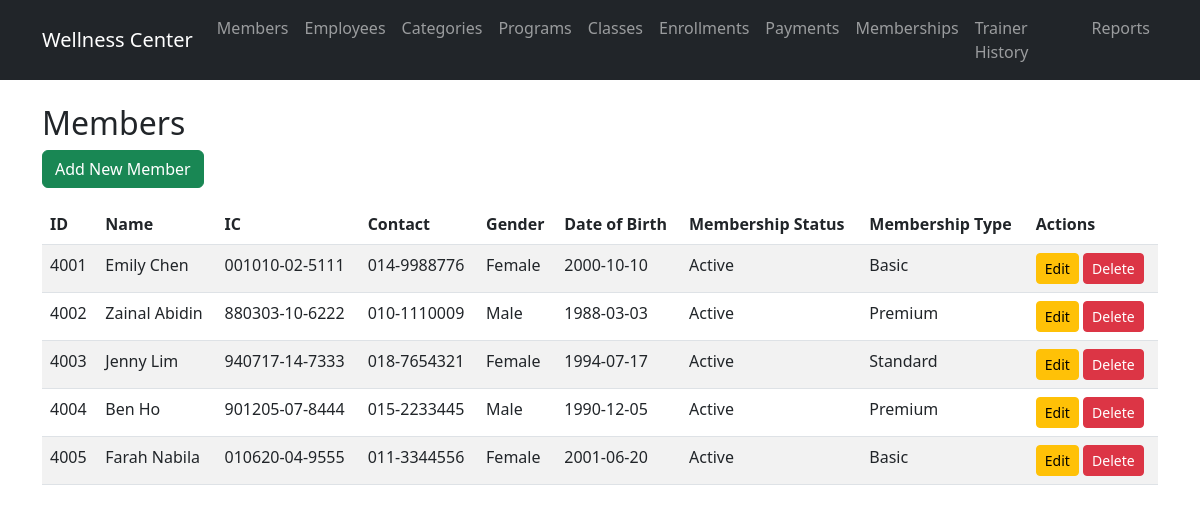
Before: /routes/members/view.php with the older database file.
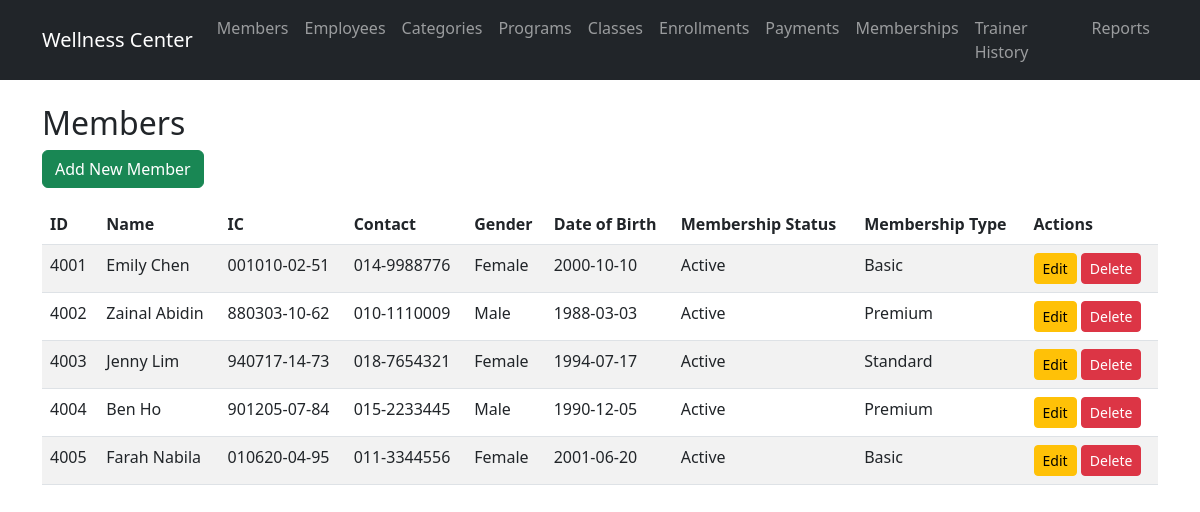
After: the same page with the newer database file.
### tables this page shows
CREATE TABLE `member` (
  `member_id` int(11) NOT NULL,
  `member_name` varchar(100) NOT NULL,
  `member_ic` VARCHAR(12) NOT NULL,
  `member_contact` VARCHAR(20) NOT NULL,
  `gender` varchar(10) DEFAULT NULL,
  `date_of_birth` date DEFAULT NULL,
  `membership_status` varchar(20) DEFAULT NULL,
  `type_id` int(11) DEFAULT NULL
);

CREATE TABLE `membership_type` (
  `type_id` int(11) NOT NULL,
  `type_name` varchar(20) NOT NULL,
  `monthly_fee` decimal(10,2) DEFAULT NULL
);

### models/Member.php (called while the page is built, shortened)
<?php
require_once __DIR__ . '/../config/database.php';
class Member {
    public $pdo;
    public function __construct() {
        global $pdo;
        $this->pdo = $pdo;
    }
    public function getAll() {
        $stmt = $this->pdo->query("SELECT m.*, mt.type_name, mt.monthly_fee FROM member m LEFT JOIN membership_type mt ON m.type_id = mt.type_id");
        return $stmt->fetchAll(PDO::FETCH_ASSOC);
    }
}
?>

### routes/members/view.php (the view, shortened to what this page needs)
<?php
require_once '../../models/Member.php';
$member = new Member();
$members = $member->getAll();
include '../../views/header.php';
?>
<h2>Members</h2>
<a href="create.php" class="btn btn-success mb-3">Add New Member</a>
<table class="table table-striped">
    <thead>
        <tr>
            <th>ID</th>
            <th>Name</th>
            <th>IC</th>
            <th>Contact</th>
            <th>Gender</th>
            <th>Date of Birth</th>
            <th>Membership Status</th>
            <th>Membership Type</th>
            <th>Actions</th>
        </tr>
    </thead>
    <tbody>
        <?php foreach ($members as $m): ?>
        <tr>
            <td><?php echo $m['member_id']; ?></td>
            <td><?php echo $m['member_name']; ?></td>
            <td><?php echo $m['member_ic']; ?></td>
            <td><?php echo $m['member_contact']; ?></td>
            <td><?php echo $m['gender']; ?></td>
            <td><?php echo $m['date_of_birth']; ?></td>
            <td><?php echo $m['membership_status']; ?></td>
            <td><?php echo $m['type_name']; ?></td>
            <td>
                <a href="edit.php?id=<?php echo $m['member_id']; ?>" class="btn btn-warning btn-sm">Edit</a>
                <button type="button" class="btn btn-danger btn-sm" data-bs-toggle="modal" data-bs-target="#deleteModal" data-member-id="<?php echo $m['member_id']; ?>" data-member-name="<?php echo htmlspecialchars($m['member_name']); ?>">Delete</button>
            </td>
        </tr>
        <?php endforeach; ?>
    </tbody>
</table>
<?php include '../../views/footer.php'; ?>

Changed rows visible on the page:
changed member "Emily Chen": member_ic "001010-02-5111" → "001010-02-51"
changed member "Zainal Abidin": member_ic "880303-10-6222" → "880303-10-62"
changed member "Jenny Lim": member_ic "940717-14-7333" → "940717-14-73"
changed member "Ben Ho": member_ic "901205-07-8444" → "901205-07-84"
changed member "Farah Nabila": member_ic "010620-04-9555" → "010620-04-95"
